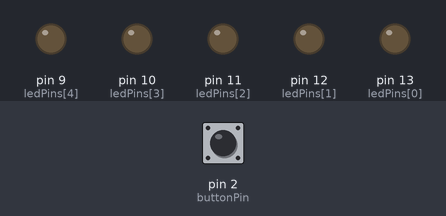
This sketch was run on a simulated Arduino Uno, built with avr-gcc and run on an emulated ATmega328P. Parts: output pins drawn as LEDs (lit = HIGH). Inputs (shaded band) come from the test bench; at power-on: pin 2 (buttonPin) LOW.

Above: at 1.2 s.
1.3 s: pin 2 (buttonPin) pulled HIGH for 0.15 s
At 1.37 s:
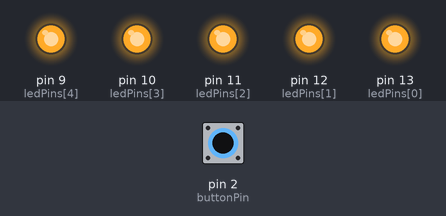
2.9 s: pin 2 (buttonPin) pulled HIGH for 3.2 s
At 6.6 s:
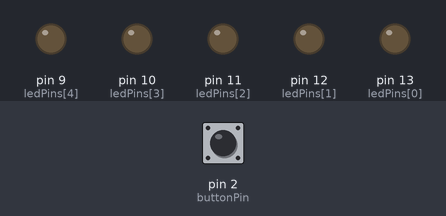
Timing chart, 0 to 8.1 s (numbered marks = the images above; inputs shaded):
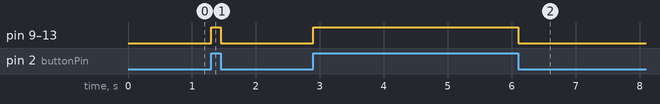

Measured:
- after the input at 1.3 s, pin 9 (ledPins[4]), pin 10 (ledPins[3]), pin 11 (ledPins[2]), pin 12 (ledPins[1]), pin 13 (ledPins[0]): LOW → HIGH at once, → LOW 0.15 s later
- after the input at 2.9 s, pin 9 (ledPins[4]), pin 10 (ledPins[3]), pin 11 (ledPins[2]), pin 12 (ledPins[1]), pin 13 (ledPins[0]): LOW → HIGH at once, → LOW 3.2 s later

The sketch:

button-controlled-leds.ino
```cpp
const int buttonPin = 2;
int ledPins[] = {13, 12, 11, 10, 9};

int buttonState = 0;

void setup() {
  for (int i = 0; i < 5; i++) {
    pinMode(ledPins[i], OUTPUT);
  }
  pinMode(buttonPin, INPUT);
}

void loop() {
  buttonState = digitalRead(buttonPin);

  if(buttonState == HIGH){
    for (int i = 0; i < 5; i++) {
     digitalWrite(ledPins[i], HIGH);
  }

  }else {
    for (int i = 0; i < 5; i++) {
     digitalWrite(ledPins[i], LOW);
  }
  }

} 
```
